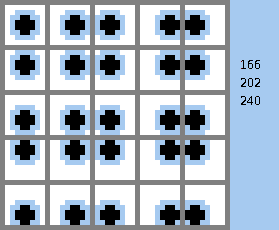
#> input picture RasPi/RGB_Board/eyeTypes.bmp, 279 x 230 px, given in place of the camera
$ python rgbTest.py
#> lines starting #> are read from the running program, lines starting #| are printed output that depends on the picture; after the words box and inside, x2 and y2 are one past the last pixel; in counts of white or black regions, pixels touching at a corner belong together
import cv2
import numpy as np

cam = cv2.VideoCapture(0)

font = cv2.FONT_HERSHEY_SIMPLEX

img1 = cv2.cvtColor(cam.read()[1], cv2.COLOR_RGB2GRAY)
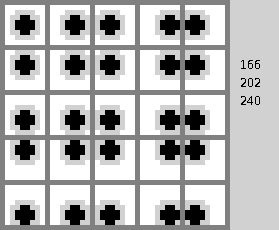
#> img1: shape (230, 279); min 0, max 255, mean 183.5
img2 = cv2.cvtColor(cam.read()[1], cv2.COLOR_RGB2GRAY)
img3 = cv2.cvtColor(cam.read()[1], cv2.COLOR_RGB2GRAY)

while True:
    feed = cam.read()[1]
#> feed is the input picture: shape (230, 279, 3); mean B, G, R 193.9, 181.1, 169

    d1 = cv2.absdiff(img1, img2)
#> d1: shape (230, 279); every value is 0
    d2 = cv2.absdiff(img2, img3)

    imgB = cv2.bitwise_and(d1, d2)
    imgM = 32 * np.round(imgB / 32)
#> imgM: shape (230, 279) float64; every value is 0

    whites = np.count_nonzero(imgM)
#> whites = 0

    if whites >= 200:
        cv2.circle(feed, (10, 10), 7, (0, 0, 255), 14)
    else:
        cv2.circle(feed, (10, 10), 7, (0, 255, 0), 14)
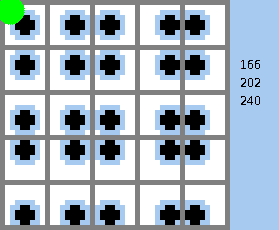
#> feed: shape (230, 279, 3); 0.82% of pixels changed, all inside (x1, y1, x2, y2) = (0, 0, 25, 25)

    cv2.imshow("M", feed)

    if cv2.waitKey(1) == 27:
#> (key Esc is pressed here)
        cv2.destroyAllWindows()
        cam.release()
        break

    img1 = img2
    img2 = img3
    img3 = cv2.cvtColor(cam.read()[1], cv2.COLOR_RGB2GRAY)
